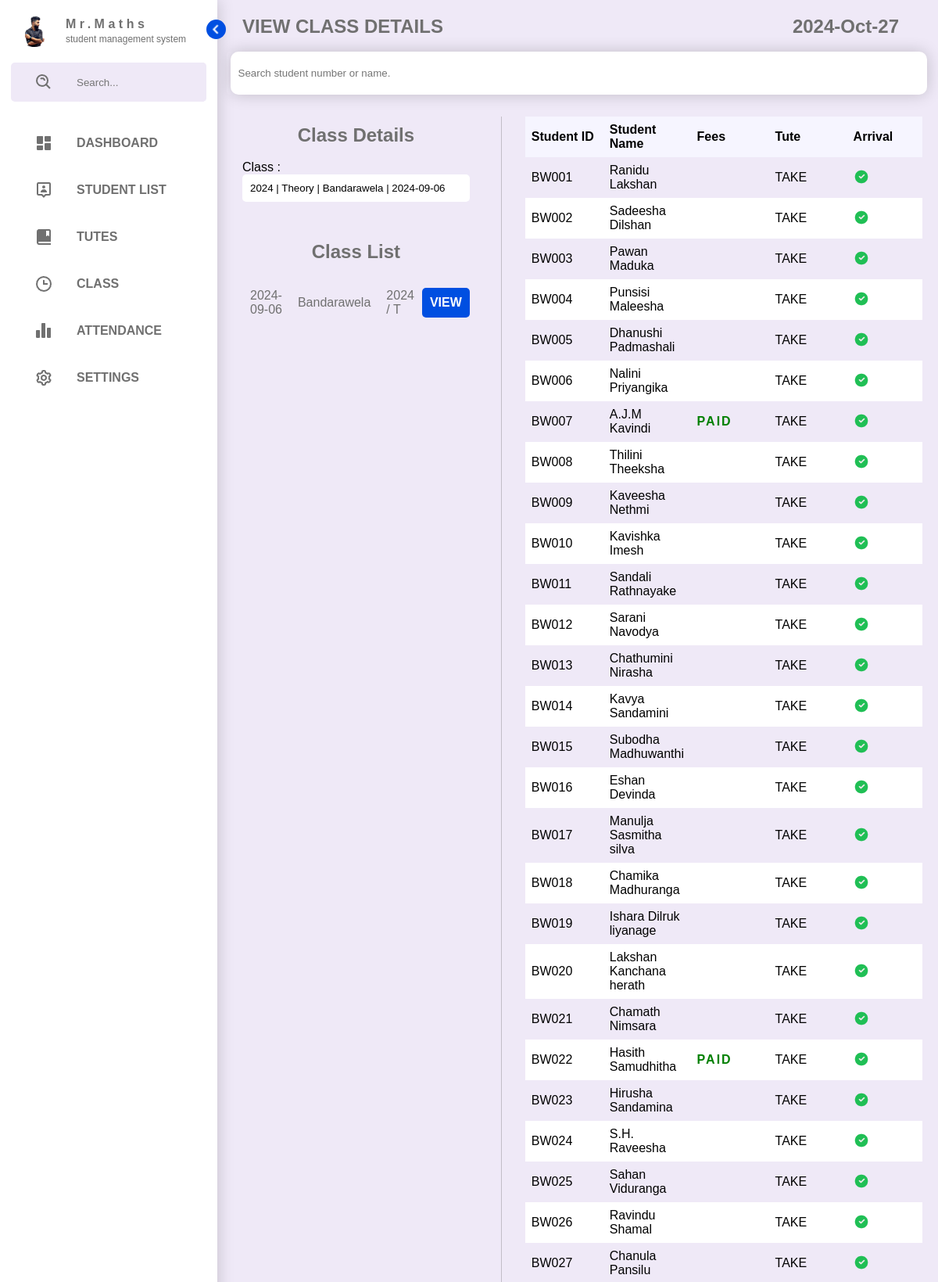
The page /view-class-details.php?view_class=1 (signed in, upper part) on the database its author committed.
### tables this page shows
CREATE TABLE `class_date` (
  `ID` int(255) NOT NULL,
  `Class` varchar(20) NOT NULL,
  `Location` varchar(100) NOT NULL,
  `Type` varchar(100) NOT NULL,
  `Date` varchar(100) NOT NULL
);

CREATE TABLE `student` (
  `ID` int(100) NOT NULL,
  `Student_ID` varchar(100) NOT NULL,
  `First_name` varchar(100) NOT NULL,
  `Last_name` varchar(100) NOT NULL,
  `Class` varchar(10) NOT NULL,
  `Card` varchar(255) NOT NULL,
  `Phone_number` varchar(20) DEFAULT NULL,
  `ID_number` varchar(255) DEFAULT NULL,
  `Register_date` varchar(20) NOT NULL,
  `Pro-pic` varchar(255) DEFAULT NULL,
  `Status` int(2) NOT NULL
);

### view-class-details.php (the view, shortened to what this page needs)
<?php
$today = date("Y-m-d");
include("includes/connection.php");
if (isset($_GET['view_class'])) {
    $class_ID = mysqli_real_escape_string($connection, $_GET['view_class']);
    $class_details = "SELECT * FROM `class_date` WHERE `ID` = {$class_ID}";
    $class_details_result = mysqli_query($connection, $class_details);
    if (mysqli_num_rows($class_details_result)) {
        $class_details_fetch = mysqli_fetch_assoc($class_details_result);
        $Location = $class_details_fetch['Location'];
        $Class = $class_details_fetch['Class'];
        $Type = $class_details_fetch['Type'];
        $Date = $class_details_fetch['Date'];
        if ($Type == "T") {
            $classType = "Theory";
        } elseif ($Type == "R") {
            $classType = "Revision";
        } elseif ($Type == "P") {
            $classType = "Paper";
        }
        $location_list = "SELECT * FROM `location` WHERE `location` = '{$Location}'";
        $location_list_result = mysqli_query($connection, $location_list);
        if (mysqli_num_rows($location_list_result) > 0) {
            $location_fetch = mysqli_fetch_assoc($location_list_result);
            $class_code = $location_fetch['UID'];
        }
    }
}
$class_list = "SELECT * FROM `class_date` WHERE `Date` <= '{$today}' ORDER BY `Date` DESC";
$class_list_result = mysqli_query($connection, $class_list);
if (isset($_POST['search'])) {
    $search = mysqli_real_escape_string($connection, $_POST['search']);
    $st_list = "SELECT * FROM `student` WHERE (`Student_ID` LIKE '{$class_code}{$search}%') AND `Class` = '{$Class}'";
} else {
    $st_list = "SELECT * FROM `student` WHERE (`Student_ID` LIKE '{$class_code}%') AND `Class` = '{$Class}'";
}
$st_list_result = mysqli_query($connection, $st_list);
if (isset($_POST['absent'])) {
    $present = "none";
} else {
    $present = "";
}
?>
<!DOCTYPE html>
<html lang="en">
<head>
    <link rel="stylesheet" href="assect/css/style.css">
</head>
<body>
    <div class="webcontent">
        <?php
        include("includes/sidenav.php");
        ?>
        <section class="content">
            <div class="date">
                <h1> VIEW CLASS DETAILS </h1>
                <h1> <?php echo date("Y-M-d"); ?> </h1>
            </div>
            <br>
            <div class="search">
                <form method="post">
                    <p> <input type="search" name="search" placeholder="Search student number or name." autofocus> </p>
                </form>
            </div>
            <br>
            <div class="main_airea">
                <div class="filters">
                    <div>
                        <h2> Class Details </h2>
                        <br>
                        <form>
                            <p>
                                <label for="class"> Class : </label>
                                <input type="text" value="<?= $Class . " | " . $classType . " | " . $Location . " | " . $Date; ?>" readonly>
                            </p>
                        </form>
                    </div>
                    <div id="class_list">
                        <h2> Class List </h2>
                        <br>
                        <?php
                        if (mysqli_num_rows($class_list_result) > 0) {
                            while ($view_class = mysqli_fetch_assoc($class_list_result)) {
                                echo "
                            <div class='class_list'>
                                <p> {$view_class['Date']} </p>
                                <p> {$view_class['Location']} </p>
                                <p> {$view_class['Class']} / {$view_class['Type']} </p>
                                <a href='view-class-details.php?view_class={$view_class['ID']}'> VIEW </a>
                            </div>
                            ";
                            }
                        }
                        ?>
                    </div>
                </div>
                <div class="students">
                    <div class="details">
                        <div class="table">
                            <table>
                                <tr>
                                    <th> Student ID </th>
                                    <th> Student Name </th>
                                    <th> Fees </th>
                                    <th> Tute </th>
                                    <th> Arrival </th>
                                </tr>
                                <?php
                                if (mysqli_num_rows($st_list_result) > 0) {
                                    while ($st_det = mysqli_fetch_assoc($st_list_result)) {
                                        $StudentID = $st_det['Student_ID'];
                                        $StudentFullName = $st_det['First_name'] . " " . $st_det['Last_name'];
                                        $attendance_list = "SELECT * FROM `attendance` WHERE `Student_ID` = '{$StudentID}' AND `Class` = '{$Class}' AND `Date` = '{$Date}' AND `Type` = '{$Type}'";
                                        $attendance_list_result = mysqli_query($connection, $attendance_list);
                                        $delivery_tutes = "SELECT * FROM `deliverd_tute` WHERE `Student_ID` = '{$StudentID}' AND `Class` = '{$Class}' AND `Date` = '{$Date}'";
                                        $delivery_tutes_result = mysqli_query($connection, $delivery_tutes);
                                        if (mysqli_num_rows($delivery_tutes_result)) {
                                            $take_tute = "TAKE";
                                        } else {
                                            $take_tute = "";
                                        }
                                        $paid_fees = "SELECT * FROM `class_fees` WHERE `Student_ID` = '{$StudentID}' AND `Class` = '{$Class}' AND `Date` = '{$Date}'";
                                        $paid_fees_result = mysqli_query($connection, $paid_fees);
                                        if (mysqli_num_rows($paid_fees_result)) {
                                            $paid = "PAID";
                                        } else {
                                            $paid = "";
                                        }
                                        if (mysqli_num_rows($attendance_list_result) == 1) {
                                            echo "
                                                <tr style='display: {$present};'>
                                                    <td> {$StudentID} </td>
                                                    <td> {$StudentFullName} </td>
                                                    <td> <p class='paid'>{$paid}</p> </td>
                                                    <td> {$take_tute} </td>
                                                    <td> <p> <img width='20px' src='assect/img/imgs/done.png' alt='x'> </p> </td>
                                                </tr>
                                                ";
                                        }
                                    }
                                }
                                ?>
                            </table>
                        </div>
                    </div>
                </div>
            </div>
        </section>
    </div>
</body>
</html>

### assect/css/style.css (style rules this page uses)
:root { --body-color: #efe9f7; --light-box: #fff; --primary: #004fe1; --primary_hover: #08a1f7; --primary-light: #f6f5ff; --toggle: #ddd; --text: #707070; --ligt-text: #ffffff; --shadow: #00000030; --tomato: tomato; --blue: blue; --skyblue: skyblue; --black-text: #000; --input-color: #000; --download: #695cfe; --tran-01: all 0.2s ease; --tran-02: all 0.3s ease; --tran-03: all 0.5s ease; }
* { margin: 0; padding: 0; font-family: sans-serif; }
body { background-color: var(--body-color); }
.webcontent { width: 100%; max-width: 1920px; margin: auto; overflow-x: hidden; }
.search { background-color: var(--body-color); border-radius: 5px; }
.content { max-width: 1920px; height: 100vh; margin-left: 290px; margin-right: 10px; position: relative; transition: var(--tran-03); }
.date { display: flex; justify-content: space-between; align-items: center; padding: 0 20px; }
.date h1 { padding: 20px 20px 0 0; box-sizing: border-box; color: var(--text); }
.details p { font-size: 10px; letter-spacing: 2px; }
.main_airea { width: 100%; padding: 10px; box-sizing: border-box; display: grid; grid-template-columns: 1fr 3fr; grid-gap: 30px; }
.filters { padding: 10px; box-sizing: border-box; height: calc(100vh - 200px); display: flex; flex-direction: column; gap: 50px; }
.filters h2 { text-align: center; color: var(--text); }
.filters form input, .filters form select { width: 100%; padding: 10px; box-sizing: border-box; border-radius: 5px; outline: none; border: none; background-color: var(--light-box); }
.students { width: 100%; height: calc(100vh - 160px); overflow: scroll; border-left: 1px solid var(--shadow); padding: 0 30px; box-sizing: border-box; }
table { width: 100%; border-collapse: collapse; color: var(--black-text); table-layout: auto; }
table tr { transition: var(--tran-02); }
table tr th { background-color: var(--primary-light); height: 50px; text-align: left; min-width: 100px; }
table tr th, table tr td { padding: 8px; box-sizing: border-box; }
table tr:nth-child(odd) { background-color: var(--light-box); }
.content .search form { width: 99%; margin: auto; }
.content .search form input { width: 100%; padding: 20px 10px; box-sizing: border-box; border-radius: 10px; border: none; outline: none; background-color: var(--light-box); box-shadow: 0 0 20px var(--shadow); }
.paid { font-weight: bold; color: green; }
table .paid { font-size: 16px; font-weight: bold; }
.class_list { width: 100%; display: flex; justify-content: space-between; align-items: center; color: var(--text); }
#class_list { overflow: hidden; height: calc(100% - 10px); overflow-y: scroll; }
.class_list p { padding: 15px 10px; box-sizing: border-box; }
.class_list a { padding: 10px; box-sizing: border-box; background-color: var(--primary); color: var(--ligt-text); text-decoration: none; border-radius: 5px; font-weight: bold; transition: var(--tran-02); }
.students .details { width: 100%; display: grid; grid-template-columns: 3fr 1fr; grid-gap: 30px; }

### rows shown on the page
class_date: Class+Type+Location "2024 | Theory | Bandarawela | 2024-09-06", Date "2024-09-06", Location "Bandarawela", Class "2024", Type "T"
student: Student_ID "BW001", StudentFullName "Ranidu Lakshan", take_tute "TAKE"
student: Student_ID "BW002", StudentFullName "Sadeesha Dilshan", take_tute "TAKE"
student: Student_ID "BW003", StudentFullName "Pawan Maduka", take_tute "TAKE"
student: Student_ID "BW004", StudentFullName "Punsisi Maleesha", take_tute "TAKE"
student: Student_ID "BW005", StudentFullName "Dhanushi Padmashali", take_tute "TAKE"
student: Student_ID "BW006", StudentFullName "Nalini Priyangika", take_tute "TAKE"
student: Student_ID "BW007", StudentFullName "A.J.M Kavindi", paid "PAID", take_tute "TAKE"
student: Student_ID "BW008", StudentFullName "Thilini Theeksha", take_tute "TAKE"
student: Student_ID "BW009", StudentFullName "Kaveesha Nethmi", take_tute "TAKE"
student: Student_ID "BW010", StudentFullName "Kavishka Imesh", take_tute "TAKE"
student: Student_ID "BW011", StudentFullName "Sandali Rathnayake", take_tute "TAKE"
student: Student_ID "BW012", StudentFullName "Sarani Navodya", take_tute "TAKE"
student: Student_ID "BW013", StudentFullName "Chathumini Nirasha", take_tute "TAKE"
student: Student_ID "BW014", StudentFullName "Kavya Sandamini", take_tute "TAKE"
student: Student_ID "BW015", StudentFullName "Subodha Madhuwanthi", take_tute "TAKE"
student: Student_ID "BW016", StudentFullName "Eshan Devinda", take_tute "TAKE"
student: Student_ID "BW017", StudentFullName "Manulja Sasmitha silva", take_tute "TAKE"
student: Student_ID "BW018", StudentFullName "Chamika Madhuranga", take_tute "TAKE"
student: Student_ID "BW019", StudentFullName "Ishara Dilruk liyanage", take_tute "TAKE"
student: Student_ID "BW020", StudentFullName "Lakshan Kanchana herath", take_tute "TAKE"
student: Student_ID "BW021", StudentFullName "Chamath Nimsara", take_tute "TAKE"
student: Student_ID "BW022", StudentFullName "Hasith Samudhitha", paid "PAID", take_tute "TAKE"
student: Student_ID "BW023", StudentFullName "Hirusha Sandamina", take_tute "TAKE"
student: Student_ID "BW024", StudentFullName "S.H. Raveesha", take_tute "TAKE"
student: Student_ID "BW025", StudentFullName "Sahan Viduranga", take_tute "TAKE"
student: Student_ID "BW026", StudentFullName "Ravindu Shamal", take_tute "TAKE"
student: Student_ID "BW027", StudentFullName "Chanula Pansilu", take_tute "TAKE"
